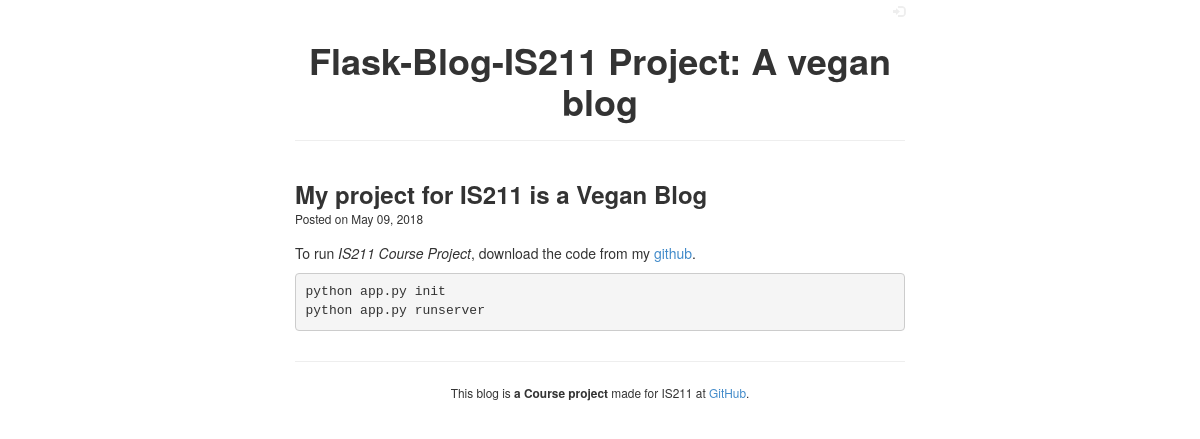
The page /2018/5/9/my-project-for-is211-is-a-vegan-blog on the database its author committed.
### app/models.py (models this page shows, shortened)
class Post(db.Model):
    PER_PAGE = 5
    id = db.Column(db.Integer, primary_key=True)
    created = db.Column(db.DateTime, nullable=False)
    updated = db.Column(db.DateTime, nullable=False)
    title = db.Column(db.String(256), nullable=False)
    markup = db.Column(db.String, nullable=False)
    slug = db.Column(db.String, nullable=False, unique=True)
    author_id = db.Column(
        db.Integer,
        db.ForeignKey('user.id'),
        nullable=False,
    )
    visible = db.Column(db.Boolean, default=False)
    @property
    def is_updated(self):
        return self.updated > self.created

### app/views.py (the view)
@app.route('/<path:slug>', methods=['GET', 'POST'])
def detail(slug):
    post = Post.query.filter_by(visible=True, slug=slug) \
                     .first_or_404()
    return render_template('frontend/detail.html', post=post)

### app/__init__.py (called while the page is built)
def date_pretty(value):
    return value.strftime('%B %d, %Y')

def markdown(value):
    extras = ['fenced-code-blocks', 'wiki-tables']
    return Markup(md2(value, extras=extras))

### app/templates/frontend/detail.html
{% extends "frontend/layout.html" %}
{% block content %}
<div class="row">
  <div class="col-lg-12">
    {% from "macro.html" import render_post %}
    {{ render_post(post) }}
  </div>
</div>
{% endblock %}

### app/templates/macro.html (shortened to what this page needs)
{% macro render_post(post) %}
<div id="post-title">
  <h3><strong><a href="{{ url_for('detail', slug=post.slug) }}">{{ post.title|safe }}</a></strong></h3>
</div>
<div id="post-meta">
  <small>Posted on {{ post.created|date_pretty }}</small>
</div>
<div id="post-markup">
  {{ post.markup|markdown }}
</div>
{% endmacro %}

### app/static/css/custom/frontend.css (style rules this page uses)
#post-title { margin-bottom: -10px; }
#post-title a { color: #333; }
#post-meta { margin-bottom: 15px; }

### rows shown on the page
Post: title "My project for IS211 is a Vegan Blog", created "May 09, 2018", markup "To run IS211 Course Project , download the code from my github . python app.py init python app.py runserver"
